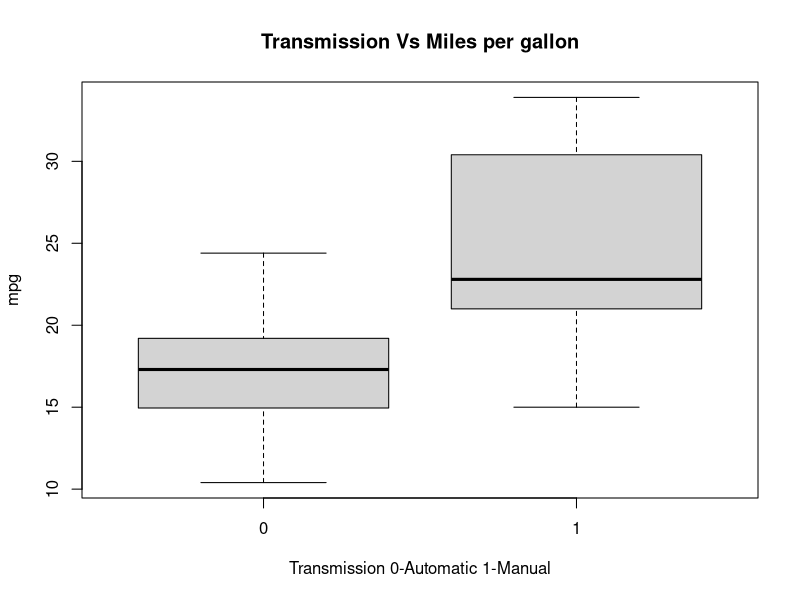
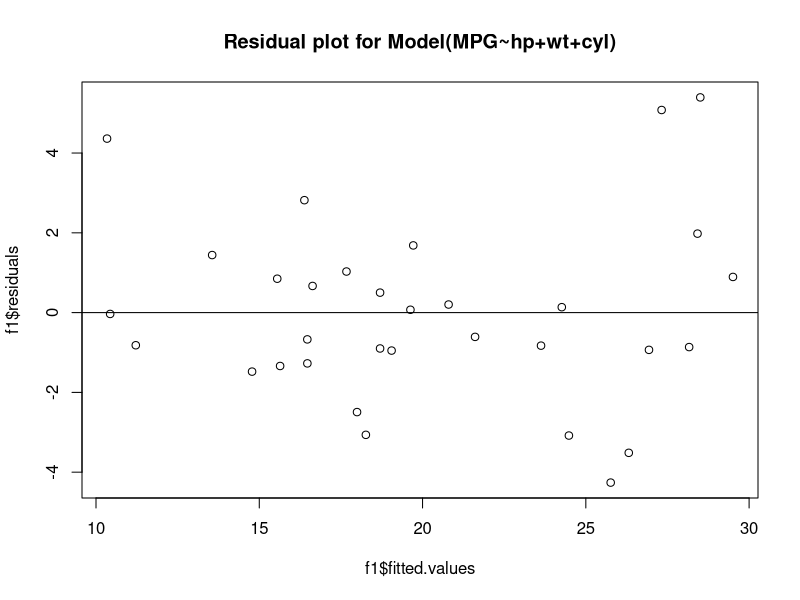

These figures' R source, in order:
## ---- chunk 1
knitr::opts_chunk$set(echo = TRUE)
## ---- chunk 2
str(mtcars)
## ---- chunk 3
boxplot(mtcars$mpg~factor(mtcars$am), main="Transmission Vs Miles per gallon", 
        xlab="Transmission 0-Automatic 1-Manual",
        ylab="mpg")
## ---- chunk 4
fit1 <- lm(mpg~factor(am), mtcars)
fit1$coefficients
## ---- chunk 5
fit2 <- lm(mpg~factor(am)+factor(cyl), mtcars)
fit2$coefficients
## ---- chunk 6
fit3 <- lm(mpg~factor(am)+factor(cyl)+hp, mtcars)
fit3$coefficients
## ---- chunk 7
anova(fit1,fit2,fit3)
## ---- chunk 8
fit4<- lm(mpg~factor(am)+factor(cyl)+hp+disp, mtcars)
fit4$coefficients
## ---- chunk 9
fit5<- lm(mpg~factor(am)+factor(cyl)+hp+disp+drat, mtcars)
fit5$coefficients
## ---- chunk 10
anova(fit3,fit4,fit5)
## ---- chunk 11
fit6<- lm(mpg~factor(am)+factor(cyl)+hp+wt, mtcars)
fit6$coefficients
## ---- chunk 12
fit7<- lm(mpg~factor(am)+factor(cyl)+hp+wt+qsec, mtcars)
fit7$coefficients
## ---- chunk 13
anova(fit3,fit6,fit7)
## ---- chunk 14
summary(lm(mpg~factor(am)+wt+hp+factor(cyl), mtcars))
## ---- chunk 15
f1 <- lm(mpg~wt+hp+factor(cyl), mtcars)
f2 <- lm(mpg~wt+hp+factor(cyl)+factor(am), mtcars)
anova(f1,f2)
## ---- chunk 16
plot(f1$fitted.values, f1$residuals,
     main="Residual plot for Model(MPG~hp+wt+cyl)")
abline(h=0)
